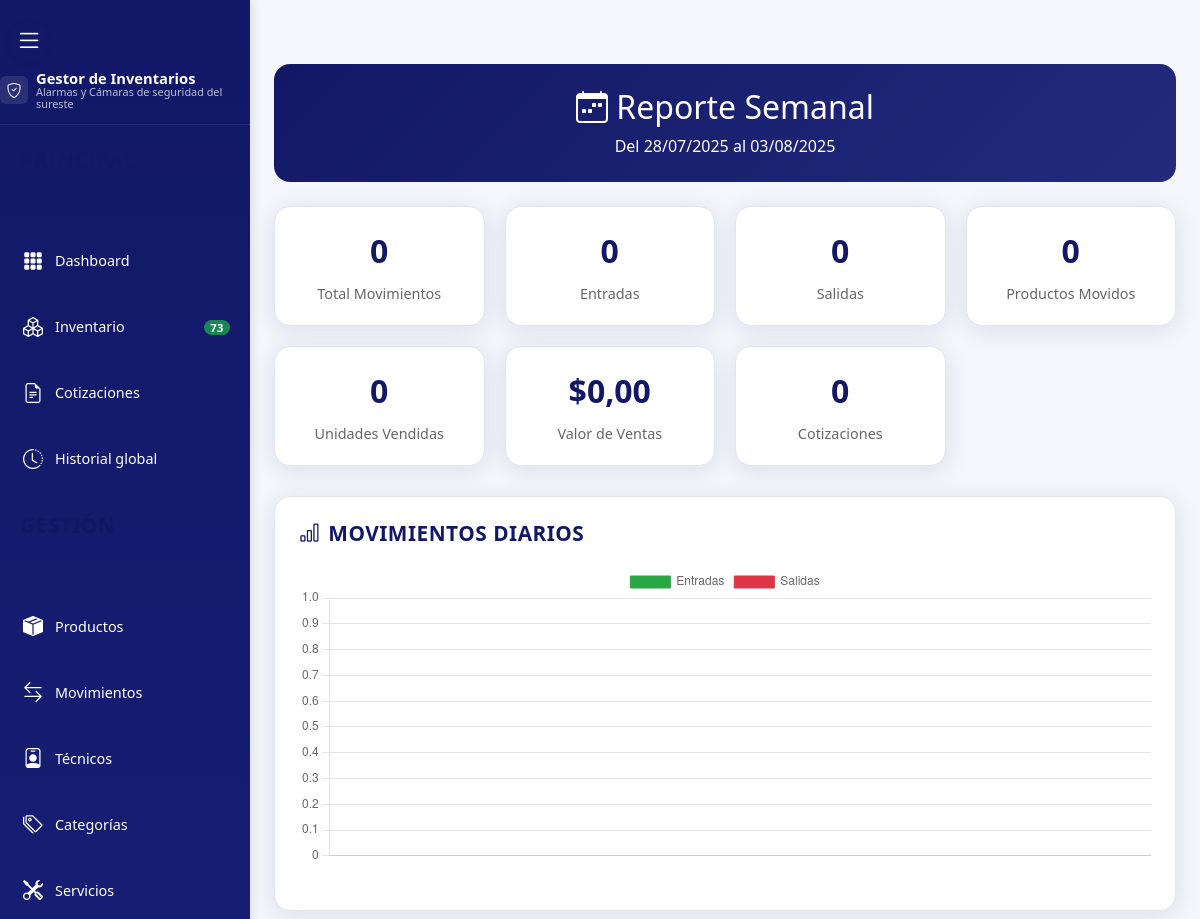
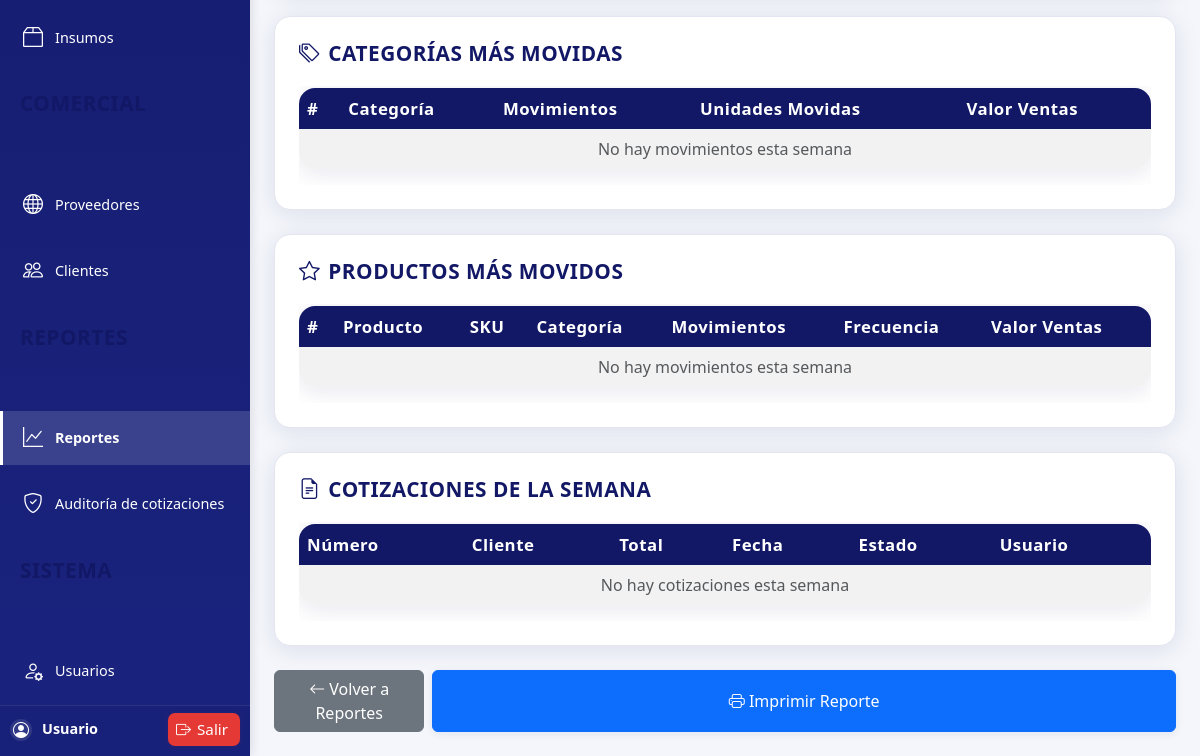
Before: /reports/semanal.php (signed in) with the older database file (2 pictures, top to bottom).
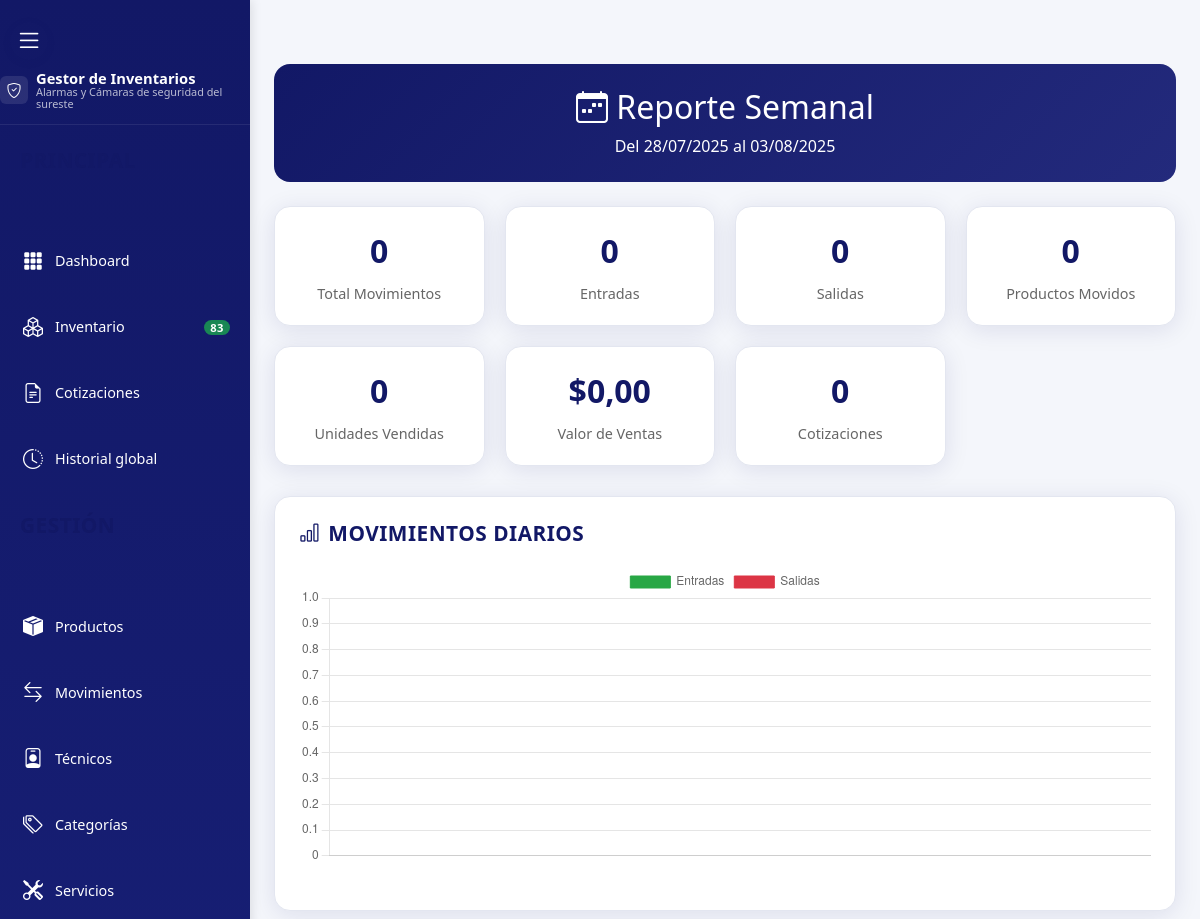
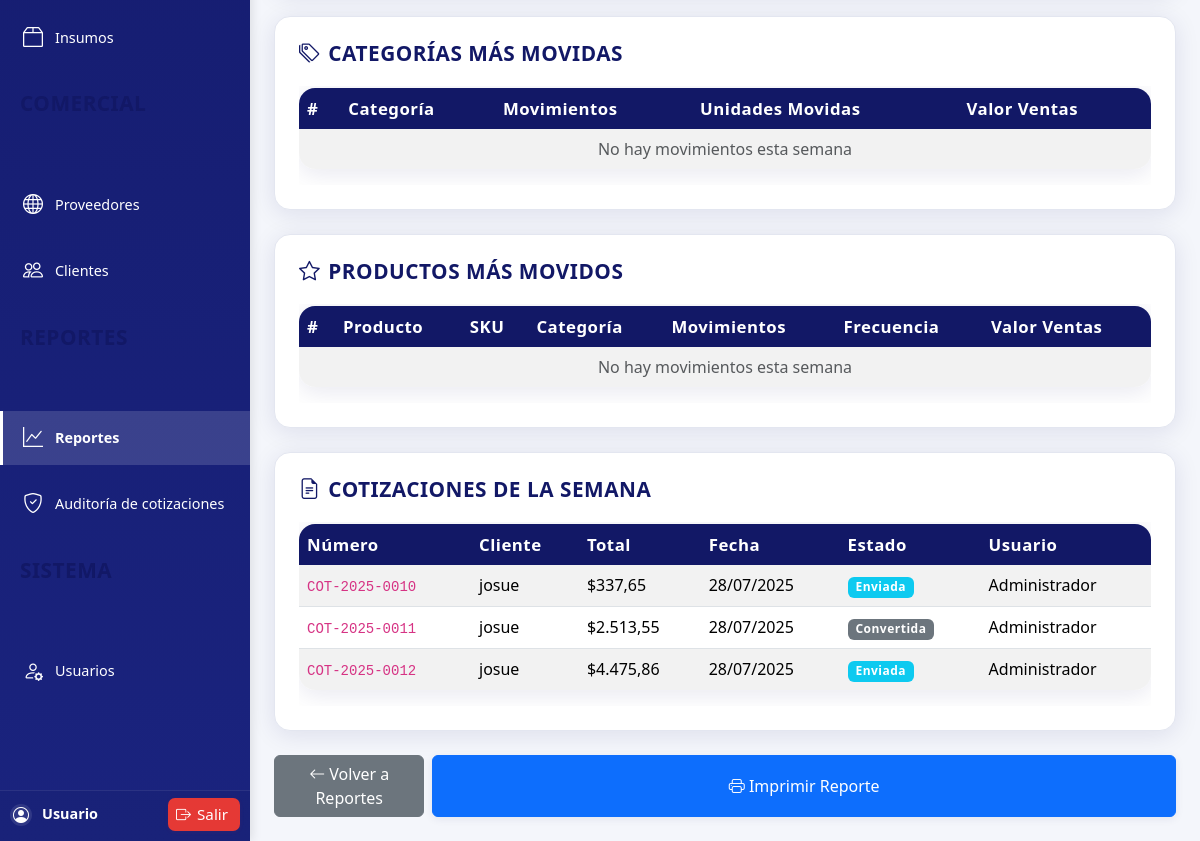
After: the same page with the newer database file (2 pictures, top to bottom).
### tables this page shows
CREATE TABLE `cotizaciones` (
  `cotizacion_id` int(11) NOT NULL,
  `numero_cotizacion` varchar(20) NOT NULL,
  `cliente_id` int(11) NOT NULL,
  `fecha_cotizacion` date DEFAULT NULL,
  `validez_dias` int(11) DEFAULT NULL,
  `subtotal` decimal(10,2) DEFAULT NULL,
  `descuento_porcentaje` decimal(5,2) DEFAULT NULL,
  `descuento_monto` decimal(10,2) DEFAULT NULL,
  `total` decimal(10,2) DEFAULT NULL,
  `condiciones_pago` text DEFAULT NULL,
  `observaciones` text DEFAULT NULL,
  `estado_id` int(11) NOT NULL,
  `user_id` int(11) DEFAULT NULL,
  `created_at` timestamp NOT NULL DEFAULT current_timestamp(),
  `updated_at` timestamp NOT NULL DEFAULT current_timestamp() ON UPDATE current_timestamp()
);

CREATE TABLE `clientes` (
  `cliente_id` int(11) NOT NULL,
  `nombre` varchar(100) NOT NULL,
  `telefono` varchar(20) DEFAULT NULL,
  `ubicacion` varchar(100) DEFAULT NULL,
  `email` varchar(100) DEFAULT NULL
);

CREATE TABLE `est_cotizacion` (
  `est_cot_id` int(11) NOT NULL,
  `nombre_estado` varchar(50) NOT NULL
);

CREATE TABLE `users` (
  `user_id` int(11) NOT NULL,
  `username` varchar(50) NOT NULL,
  `email` varchar(100) NOT NULL,
  `password` varchar(255) NOT NULL,
  `first_name` varchar(50) DEFAULT NULL,
  `last_name` varchar(50) DEFAULT NULL,
  `phone` varchar(20) DEFAULT NULL,
  `role_id` int(11) NOT NULL,
  `custom_permissions` longtext DEFAULT NULL CHECK (json_valid(`custom_permissions`)),
  `is_active` tinyint(1) DEFAULT 1,
  `last_login` timestamp NULL DEFAULT NULL,
  `created_at` timestamp NOT NULL DEFAULT current_timestamp(),
  `updated_at` timestamp NOT NULL DEFAULT current_timestamp() ON UPDATE current_timestamp()
);

### reports/functions.php (called while the page is built, shortened)
<?php
function getMovementsByPeriod($mysqli, $fecha_inicio, $fecha_fin) {
    $movements_query = "
        SELECT
            DATE(movement_date) as fecha,
            COUNT(CASE WHEN quantity > 0 THEN 1 END) as entradas,
            COUNT(CASE WHEN quantity < 0 THEN 1 END) as salidas,
            SUM(CASE WHEN quantity > 0 THEN quantity ELSE 0 END) as total_entradas,
            SUM(CASE WHEN quantity < 0 THEN ABS(quantity) ELSE 0 END) as total_salidas
        FROM movements
        WHERE DATE(movement_date) BETWEEN ? AND ?
        GROUP BY DATE(movement_date)
        ORDER BY fecha
    ";
    $stmt = $mysqli->prepare($movements_query);
    $stmt->bind_param('ss', $fecha_inicio, $fecha_fin);
    $stmt->execute();
    return $stmt->get_result();
}
function getQuotesByPeriod($mysqli, $fecha_inicio, $fecha_fin) {
    $quotes_query = "
        SELECT
            c.numero_cotizacion,
            cl.nombre as cliente_nombre,
            c.total,
            c.fecha_cotizacion,
            ec.nombre_estado as estado,
            u.first_name as usuario_nombre
        FROM cotizaciones c
        LEFT JOIN clientes cl ON c.cliente_id = cl.cliente_id
        LEFT JOIN est_cotizacion ec ON c.estado_id = ec.est_cot_id
        LEFT JOIN users u ON c.user_id = u.user_id
        WHERE DATE(c.fecha_cotizacion) BETWEEN ? AND ?
        ORDER BY c.fecha_cotizacion DESC
    ";
    $stmt = $mysqli->prepare($quotes_query);
    $stmt->bind_param('ss', $fecha_inicio, $fecha_fin);
    $stmt->execute();
    return $stmt->get_result();
}
function formatNumber($number, $decimals = 0) {
    return number_format($number, $decimals, ',', '.');
}
function formatCurrency($amount) {
    return '$' . formatNumber($amount, 2);
}
function getReportPeriod($type = 'month') {
    switch ($type) {
        case 'week':
            return [
                'inicio' => date('Y-m-d', strtotime('monday this week')),
                'fin' => date('Y-m-d', strtotime('sunday this week'))
            ];
    }
}
?>

### reports/semanal.php (the view, shortened to what the rows shown need)
<?php
require_once '../auth/middleware.php';
require_once 'functions.php';
$period = getReportPeriod('week');
$fecha_inicio = $period['inicio'];
$fecha_fin = $period['fin'];
$daily_movements = getMovementsByPeriod($mysqli, $fecha_inicio, $fecha_fin);
$quotes = getQuotesByPeriod($mysqli, $fecha_inicio, $fecha_fin);
?>
<!DOCTYPE html>
<html lang="es">
<head>
    <link rel="stylesheet" href="../assets/css/style.css">
    <link rel="stylesheet" href="https://cdn.jsdelivr.net/npm/bootstrap-icons@1.11.3/font/bootstrap-icons.css">
    <link href="https://cdn.jsdelivr.net/npm/bootstrap@5.3.2/dist/css/bootstrap.min.css" rel="stylesheet">
</head>
<body>
    <?php include '../includes/sidebar.php'; ?>
    <main class="main-content">
        <div class="report-header">
            <h2><i class="bi bi-calendar-week"></i> Reporte Semanal</h2>
        </div>
        <div class="report-section">
            <div class="table-responsive">
                <table class="table table-striped">
                    <thead>
                        <tr>
                            <th>#</th>
                            <th>Categoría</th>
                            <th>Movimientos</th>
                            <th>Unidades Movidas</th>
                            <th>Valor Ventas</th>
                        </tr>
                    </thead>
                </table>
            </div>
        </div>
        <div class="report-section">
            <div class="table-responsive">
                <table class="table table-striped">
                    <thead>
                        <tr>
                            <th>#</th>
                            <th>Producto</th>
                            <th>SKU</th>
                            <th>Categoría</th>
                            <th>Movimientos</th>
                            <th>Frecuencia</th>
                            <th>Valor Ventas</th>
                        </tr>
                    </thead>
                </table>
            </div>
        </div>
        <div class="report-section">
            <div class="table-responsive">
                <table class="table table-striped">
                    <thead>
                        <tr>
                            <th>Número</th>
                            <th>Cliente</th>
                            <th>Total</th>
                            <th>Fecha</th>
                            <th>Estado</th>
                            <th>Usuario</th>
                        </tr>
                    </thead>
                    <tbody>
                        <?php if ($quotes && $quotes->num_rows > 0): ?>
                            <?php while ($quote = $quotes->fetch_assoc()): ?>
                                <tr>
                                    <td><code><?= htmlspecialchars($quote['numero_cotizacion']) ?></code></td>
                                    <td><?= htmlspecialchars($quote['cliente_nombre']) ?></td>
                                    <td><?= formatCurrency($quote['total']) ?></td>
                                    <td><?= date('d/m/Y', strtotime($quote['fecha_cotizacion'])) ?></td>
                                    <td>
                                        <span class="badge bg-<?= $quote['estado'] == 'Aprobada' ? 'success' : ($quote['estado'] == 'Enviada' ? 'info' : 'secondary') ?>">
                                            <?= htmlspecialchars($quote['estado']) ?>
                                        </span>
                                    </td>
                                    <td><?= htmlspecialchars($quote['usuario_nombre'] ?? 'Sistema') ?></td>
                                </tr>
                            <?php endwhile; ?>
                        <?php else: ?>
                            <tr>
                                <td colspan="6" class="text-center text-muted">No hay cotizaciones esta semana</td>
                            </tr>
                        <?php endif; ?>
                    </tbody>
                </table>
            </div>
        </div>
    </main>
    <script>
        // Gráfica de movimientos diarios
        const ctx = document.getElementById('dailyChart').getContext('2d');
        const dailyData = <?= json_encode($daily_movements ? $daily_movements->fetch_all(MYSQLI_ASSOC) : []) ?>;
        const labels = dailyData.map(item => {
            const date = new Date(item.fecha);
            return date.toLocaleDateString('es-ES', { weekday: 'short', day: 'numeric' });
        });
        const entradas = dailyData.map(item => parseInt(item.entradas));
        const salidas = dailyData.map(item => parseInt(item.salidas));
        new Chart(ctx, {
            type: 'bar',
            data: {
                labels: labels,
                datasets: [
                    {
                        label: 'Entradas',
                        data: entradas,
                        backgroundColor: '#28a745',
                        borderColor: '#28a745',
                        borderWidth: 1
                    },
                    {
                        label: 'Salidas',
                        data: salidas,
                        backgroundColor: '#dc3545',
                        borderColor: '#dc3545',
                        borderWidth: 1
                    }
                ]
            },
            options: {
                responsive: true,
                maintainAspectRatio: false,
                plugins: {
                    legend: {
                        position: 'top',
                    }
                },
                scales: {
                    y: {
                        beginAtZero: true
                    }
                }
            }
        });
    </script>
</body>
</html>

Changed rows visible on the page:
added cotizaciones: numero_cotizacion "COT-2025-0010", cliente.nombre "josue", total "$337,65", fecha_cotizacion "28/07/2025", est_cotizacion.nombre_estado "Enviada", user.first_name "Administrador"
added cotizaciones: numero_cotizacion "COT-2025-0011", cliente.nombre "josue", total "$2.513,55", fecha_cotizacion "28/07/2025", est_cotizacion.nombre_estado "Convertida", user.first_name "Administrador"
added cotizaciones: numero_cotizacion "COT-2025-0012", cliente.nombre "josue", total "$4.475,86", fecha_cotizacion "28/07/2025", est_cotizacion.nombre_estado "Enviada", user.first_name "Administrador"
Other visible differences:
$total_products: "73" → "83"
text no longer shown: "No hay cotizaciones esta semana"
